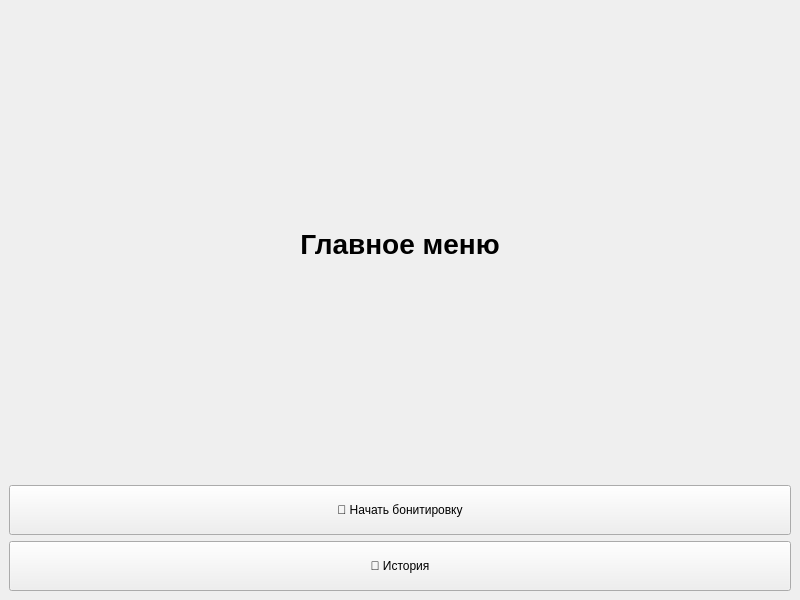
<?xml version="1.0" encoding="UTF-8"?>
<ui version="4.0">
 <class>MainMenu</class>
 <widget class="QMainWindow" name="MainMenu">
  <property name="geometry">
   <rect>
    <x>0</x>
    <y>0</y>
    <width>800</width>
    <height>600</height>
   </rect>
  </property>
  <property name="windowTitle">
   <string>Главное меню</string>
  </property>
  <widget class="QWidget" name="centralwidget">
   <layout class="QVBoxLayout" name="verticalLayout" stretch="0,1,1">
    <item>
     <widget class="QLabel" name="label">
      <property name="text">
       <string>Главное меню</string>
      </property>
      <property name="alignment">
       <set>Qt::AlignCenter</set>
      </property>
      <property name="styleSheet">
       <string notr="true">font-size: 28px; font-weight: bold;</string>
      </property>
     </widget>
    </item>
    <item>
     <widget class="QPushButton" name="btn_start">
      <property name="text">
       <string>🚀 Начать бонитировку</string>
      </property>
      <property name="minimumSize">
       <size>
        <width>0</width>
        <height>50</height>
       </size>
      </property>
     </widget>
    </item>
    <item>
     <widget class="QPushButton" name="btn_history">
      <property name="text">
       <string>📄 История</string>
      </property>
      <property name="minimumSize">
       <size>
        <width>0</width>
        <height>50</height>
       </size>
      </property>
     </widget>
    </item>
   </layout>
  </widget>
  <resources/>
  <connections/>
 </widget>
</ui>
